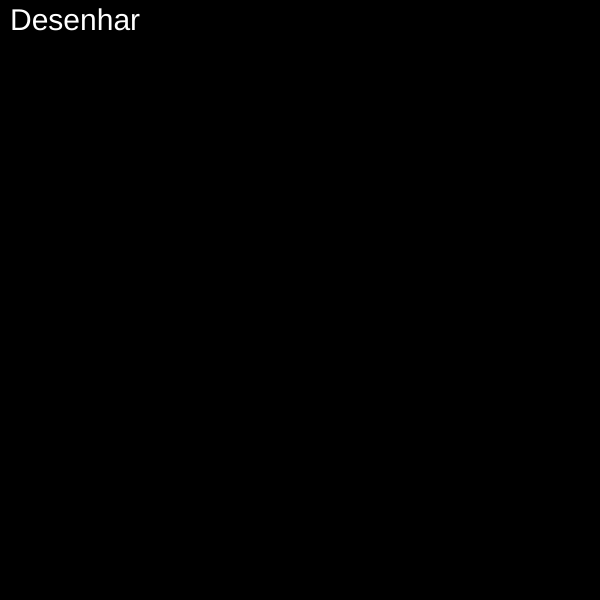
Frame 1 (no input)
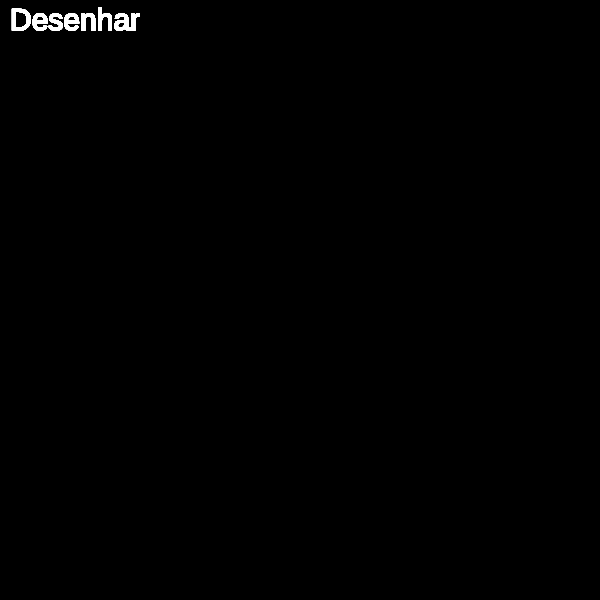
Frame 60 (no input)
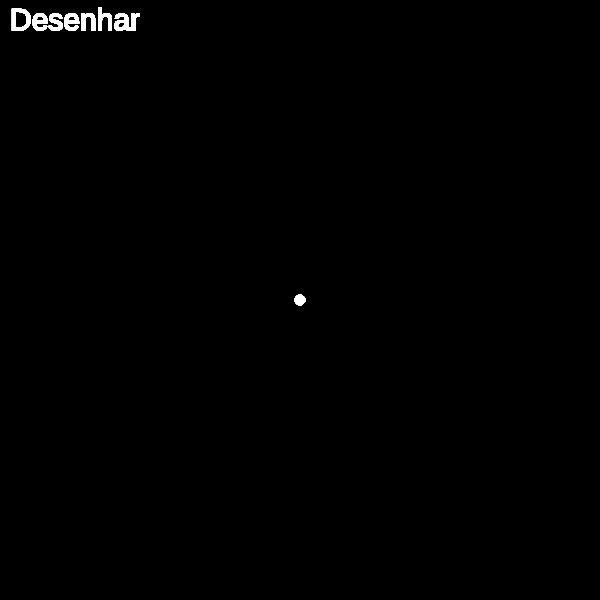
Frame 120 (the mouse pressed at the canvas centre since frame 60)

The p5.js sketch that drew these frames (run headless with seeded random() and noise() and a simulated clock; from frame 60 on, the mouse is pressed at the canvas centre):

// p5.js sketch
// ── sketch.js
function setup() {
  createCanvas(600, 600);
  background("black");
}

function draw() {
  
  //alterando o arquivo
  fill("white");
  textSize(30);
  text("Desenhar", 10, 30);
  stroke("white");
  if(mouseIsPressed){
    circle(mouseX, mouseY, 10);
  }  
}

function doubleClicked(){
  setup();
}
